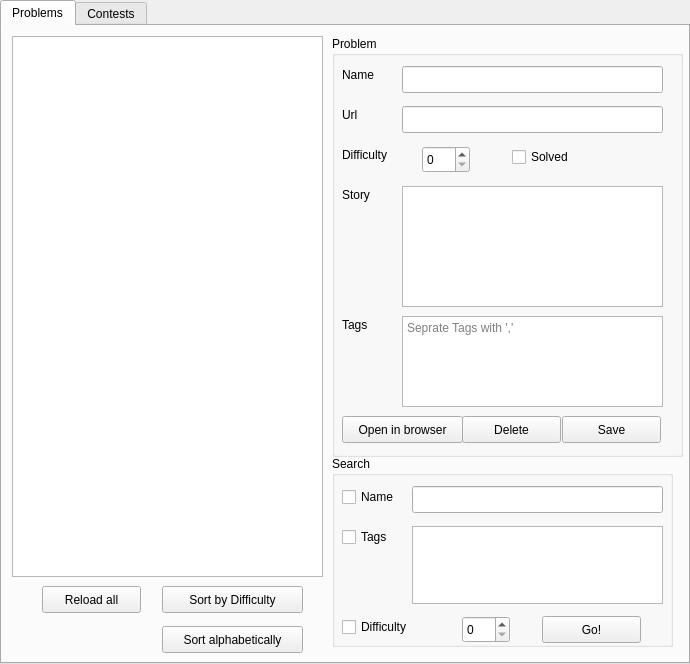
<?xml version="1.0" encoding="UTF-8"?>
<ui version="4.0">
 <class>TabWidget</class>
 <widget class="QTabWidget" name="TabWidget">
  <property name="geometry">
   <rect>
    <x>0</x>
    <y>0</y>
    <width>690</width>
    <height>664</height>
   </rect>
  </property>
  <property name="windowTitle">
   <string>ProblemArchive</string>
  </property>
  <property name="tabPosition">
   <enum>QTabWidget::North</enum>
  </property>
  <property name="tabShape">
   <enum>QTabWidget::Rounded</enum>
  </property>
  <property name="currentIndex">
   <number>0</number>
  </property>
  <widget class="QWidget" name="problem_tab">
   <attribute name="title">
    <string>Problems</string>
   </attribute>
   <widget class="QGroupBox" name="groupBox">
    <property name="geometry">
     <rect>
      <x>330</x>
      <y>430</y>
      <width>341</width>
      <height>191</height>
     </rect>
    </property>
    <property name="title">
     <string>Search</string>
    </property>
    <widget class="QLineEdit" name="p_search_name">
     <property name="geometry">
      <rect>
       <x>80</x>
       <y>30</y>
       <width>251</width>
       <height>27</height>
      </rect>
     </property>
    </widget>
    <widget class="QPlainTextEdit" name="p_search_tags">
     <property name="geometry">
      <rect>
       <x>80</x>
       <y>70</y>
       <width>251</width>
       <height>78</height>
      </rect>
     </property>
    </widget>
    <widget class="QCheckBox" name="p_check_name">
     <property name="geometry">
      <rect>
       <x>10</x>
       <y>30</y>
       <width>71</width>
       <height>22</height>
      </rect>
     </property>
     <property name="text">
      <string>Name</string>
     </property>
    </widget>
    <widget class="QCheckBox" name="p_check_diff">
     <property name="geometry">
      <rect>
       <x>10</x>
       <y>160</y>
       <width>97</width>
       <height>22</height>
      </rect>
     </property>
     <property name="text">
      <string>Difficulty</string>
     </property>
    </widget>
    <widget class="QCheckBox" name="p_check_tags">
     <property name="geometry">
      <rect>
       <x>10</x>
       <y>70</y>
       <width>61</width>
       <height>22</height>
      </rect>
     </property>
     <property name="text">
      <string>Tags</string>
     </property>
    </widget>
    <widget class="QSpinBox" name="p_search_diff">
     <property name="geometry">
      <rect>
       <x>130</x>
       <y>160</y>
       <width>48</width>
       <height>27</height>
      </rect>
     </property>
    </widget>
    <widget class="QPushButton" name="go">
     <property name="geometry">
      <rect>
       <x>210</x>
       <y>160</y>
       <width>99</width>
       <height>27</height>
      </rect>
     </property>
     <property name="text">
      <string>Go!</string>
     </property>
    </widget>
   </widget>
   <widget class="QGroupBox" name="groupBox_2">
    <property name="geometry">
     <rect>
      <x>330</x>
      <y>10</y>
      <width>351</width>
      <height>421</height>
     </rect>
    </property>
    <property name="title">
     <string>Problem</string>
    </property>
    <widget class="QLineEdit" name="p_name">
     <property name="geometry">
      <rect>
       <x>70</x>
       <y>30</y>
       <width>261</width>
       <height>27</height>
      </rect>
     </property>
    </widget>
    <widget class="QLineEdit" name="p_url">
     <property name="geometry">
      <rect>
       <x>70</x>
       <y>70</y>
       <width>261</width>
       <height>27</height>
      </rect>
     </property>
    </widget>
    <widget class="QSpinBox" name="p_diff">
     <property name="geometry">
      <rect>
       <x>90</x>
       <y>110</y>
       <width>48</width>
       <height>27</height>
      </rect>
     </property>
    </widget>
    <widget class="QPlainTextEdit" name="p_story">
     <property name="geometry">
      <rect>
       <x>70</x>
       <y>150</y>
       <width>261</width>
       <height>121</height>
      </rect>
     </property>
    </widget>
    <widget class="QPlainTextEdit" name="p_tags">
     <property name="geometry">
      <rect>
       <x>70</x>
       <y>280</y>
       <width>261</width>
       <height>91</height>
      </rect>
     </property>
     <property name="placeholderText">
      <string>Seprate Tags with ','</string>
     </property>
    </widget>
    <widget class="QPushButton" name="p_open">
     <property name="geometry">
      <rect>
       <x>10</x>
       <y>380</y>
       <width>121</width>
       <height>27</height>
      </rect>
     </property>
     <property name="text">
      <string>Open in browser</string>
     </property>
    </widget>
    <widget class="QPushButton" name="p_delet">
     <property name="geometry">
      <rect>
       <x>130</x>
       <y>380</y>
       <width>99</width>
       <height>27</height>
      </rect>
     </property>
     <property name="text">
      <string>Delete</string>
     </property>
    </widget>
    <widget class="QPushButton" name="p_save">
     <property name="geometry">
      <rect>
       <x>230</x>
       <y>380</y>
       <width>99</width>
       <height>27</height>
      </rect>
     </property>
     <property name="text">
      <string>Save</string>
     </property>
    </widget>
    <widget class="QLabel" name="label">
     <property name="geometry">
      <rect>
       <x>10</x>
       <y>30</y>
       <width>67</width>
       <height>17</height>
      </rect>
     </property>
     <property name="text">
      <string>Name</string>
     </property>
    </widget>
    <widget class="QLabel" name="label_2">
     <property name="geometry">
      <rect>
       <x>10</x>
       <y>70</y>
       <width>67</width>
       <height>17</height>
      </rect>
     </property>
     <property name="text">
      <string>Url</string>
     </property>
    </widget>
    <widget class="QLabel" name="label_3">
     <property name="geometry">
      <rect>
       <x>10</x>
       <y>110</y>
       <width>67</width>
       <height>17</height>
      </rect>
     </property>
     <property name="text">
      <string>Difficulty</string>
     </property>
    </widget>
    <widget class="QLabel" name="label_4">
     <property name="geometry">
      <rect>
       <x>10</x>
       <y>150</y>
       <width>67</width>
       <height>17</height>
      </rect>
     </property>
     <property name="text">
      <string>Story</string>
     </property>
    </widget>
    <widget class="QLabel" name="label_5">
     <property name="geometry">
      <rect>
       <x>10</x>
       <y>280</y>
       <width>67</width>
       <height>17</height>
      </rect>
     </property>
     <property name="text">
      <string>Tags</string>
     </property>
    </widget>
    <widget class="QCheckBox" name="p_solved">
     <property name="geometry">
      <rect>
       <x>180</x>
       <y>110</y>
       <width>97</width>
       <height>22</height>
      </rect>
     </property>
     <property name="text">
      <string>Solved</string>
     </property>
    </widget>
   </widget>
   <widget class="QPushButton" name="p_reload">
    <property name="geometry">
     <rect>
      <x>40</x>
      <y>560</y>
      <width>99</width>
      <height>27</height>
     </rect>
    </property>
    <property name="text">
     <string>Reload all</string>
    </property>
   </widget>
   <widget class="QPushButton" name="p_sort_diff">
    <property name="geometry">
     <rect>
      <x>160</x>
      <y>560</y>
      <width>141</width>
      <height>27</height>
     </rect>
    </property>
    <property name="text">
     <string>Sort by Difficulty</string>
    </property>
   </widget>
   <widget class="QPushButton" name="p_sort_alpha">
    <property name="geometry">
     <rect>
      <x>160</x>
      <y>600</y>
      <width>141</width>
      <height>27</height>
     </rect>
    </property>
    <property name="text">
     <string>Sort alphabetically</string>
    </property>
   </widget>
   <widget class="QListWidget" name="problem_list_view">
    <property name="geometry">
     <rect>
      <x>10</x>
      <y>10</y>
      <width>311</width>
      <height>541</height>
     </rect>
    </property>
   </widget>
  </widget>
  <widget class="QWidget" name="contest_tab">
   <attribute name="title">
    <string>Contests</string>
   </attribute>
   <widget class="QListWidget" name="contest_list_view">
    <property name="geometry">
     <rect>
      <x>10</x>
      <y>10</y>
      <width>301</width>
      <height>351</height>
     </rect>
    </property>
   </widget>
   <widget class="QGroupBox" name="groupBox_3">
    <property name="geometry">
     <rect>
      <x>330</x>
      <y>10</y>
      <width>341</width>
      <height>611</height>
     </rect>
    </property>
    <property name="title">
     <string>Contest</string>
    </property>
    <widget class="QPushButton" name="c_open">
     <property name="geometry">
      <rect>
       <x>188</x>
       <y>110</y>
       <width>121</width>
       <height>27</height>
      </rect>
     </property>
     <property name="text">
      <string>Open in browser</string>
     </property>
    </widget>
    <widget class="QSpinBox" name="c_diff">
     <property name="geometry">
      <rect>
       <x>90</x>
       <y>110</y>
       <width>48</width>
       <height>27</height>
      </rect>
     </property>
    </widget>
    <widget class="QLineEdit" name="c_name">
     <property name="geometry">
      <rect>
       <x>70</x>
       <y>30</y>
       <width>261</width>
       <height>27</height>
      </rect>
     </property>
    </widget>
    <widget class="QLineEdit" name="c_url">
     <property name="geometry">
      <rect>
       <x>70</x>
       <y>70</y>
       <width>261</width>
       <height>27</height>
      </rect>
     </property>
    </widget>
    <widget class="QPlainTextEdit" name="c_tags">
     <property name="geometry">
      <rect>
       <x>70</x>
       <y>150</y>
       <width>261</width>
       <height>91</height>
      </rect>
     </property>
     <property name="placeholderText">
      <string>Seprate Tags with ','</string>
     </property>
    </widget>
    <widget class="QListView" name="c_problems">
     <property name="geometry">
      <rect>
       <x>80</x>
       <y>260</y>
       <width>251</width>
       <height>251</height>
      </rect>
     </property>
    </widget>
    <widget class="QComboBox" name="problem_combo">
     <property name="geometry">
      <rect>
       <x>10</x>
       <y>520</y>
       <width>151</width>
       <height>27</height>
      </rect>
     </property>
    </widget>
    <widget class="QPushButton" name="c_addp">
     <property name="geometry">
      <rect>
       <x>170</x>
       <y>520</y>
       <width>71</width>
       <height>27</height>
      </rect>
     </property>
     <property name="text">
      <string>Add</string>
     </property>
    </widget>
    <widget class="QPushButton" name="c_delete_p">
     <property name="geometry">
      <rect>
       <x>238</x>
       <y>520</y>
       <width>91</width>
       <height>27</height>
      </rect>
     </property>
     <property name="text">
      <string>Delete</string>
     </property>
    </widget>
    <widget class="QPushButton" name="c_delete">
     <property name="geometry">
      <rect>
       <x>20</x>
       <y>560</y>
       <width>99</width>
       <height>27</height>
      </rect>
     </property>
     <property name="text">
      <string>Delete</string>
     </property>
    </widget>
    <widget class="QPushButton" name="c_save">
     <property name="geometry">
      <rect>
       <x>130</x>
       <y>560</y>
       <width>99</width>
       <height>27</height>
      </rect>
     </property>
     <property name="text">
      <string>Save</string>
     </property>
    </widget>
    <widget class="QLabel" name="label_6">
     <property name="geometry">
      <rect>
       <x>10</x>
       <y>30</y>
       <width>67</width>
       <height>17</height>
      </rect>
     </property>
     <property name="text">
      <string>Name</string>
     </property>
    </widget>
    <widget class="QLabel" name="label_7">
     <property name="geometry">
      <rect>
       <x>10</x>
       <y>70</y>
       <width>67</width>
       <height>17</height>
      </rect>
     </property>
     <property name="text">
      <string>Url</string>
     </property>
    </widget>
    <widget class="QLabel" name="label_8">
     <property name="geometry">
      <rect>
       <x>10</x>
       <y>110</y>
       <width>67</width>
       <height>17</height>
      </rect>
     </property>
     <property name="text">
      <string>Difficulty</string>
     </property>
    </widget>
    <widget class="QLabel" name="label_9">
     <property name="geometry">
      <rect>
       <x>10</x>
       <y>150</y>
       <width>67</width>
       <height>17</height>
      </rect>
     </property>
     <property name="text">
      <string>Tags</string>
     </property>
    </widget>
    <widget class="QLabel" name="label_10">
     <property name="geometry">
      <rect>
       <x>10</x>
       <y>260</y>
       <width>71</width>
       <height>17</height>
      </rect>
     </property>
     <property name="text">
      <string>Problems</string>
     </property>
    </widget>
   </widget>
   <widget class="QGroupBox" name="groupBox_4">
    <property name="geometry">
     <rect>
      <x>10</x>
      <y>430</y>
      <width>311</width>
      <height>191</height>
     </rect>
    </property>
    <property name="title">
     <string>Search</string>
    </property>
    <widget class="QLineEdit" name="c_search_name">
     <property name="geometry">
      <rect>
       <x>80</x>
       <y>30</y>
       <width>221</width>
       <height>27</height>
      </rect>
     </property>
    </widget>
    <widget class="QPlainTextEdit" name="c_search_tags">
     <property name="geometry">
      <rect>
       <x>80</x>
       <y>70</y>
       <width>221</width>
       <height>78</height>
      </rect>
     </property>
    </widget>
    <widget class="QCheckBox" name="c_check_name">
     <property name="geometry">
      <rect>
       <x>10</x>
       <y>30</y>
       <width>71</width>
       <height>22</height>
      </rect>
     </property>
     <property name="text">
      <string>Name</string>
     </property>
    </widget>
    <widget class="QCheckBox" name="c_check_diff">
     <property name="geometry">
      <rect>
       <x>10</x>
       <y>160</y>
       <width>97</width>
       <height>22</height>
      </rect>
     </property>
     <property name="text">
      <string>Difficulty</string>
     </property>
    </widget>
    <widget class="QCheckBox" name="c_check_tags">
     <property name="geometry">
      <rect>
       <x>10</x>
       <y>70</y>
       <width>61</width>
       <height>22</height>
      </rect>
     </property>
     <property name="text">
      <string>Tags</string>
     </property>
    </widget>
    <widget class="QSpinBox" name="c_search_diff">
     <property name="geometry">
      <rect>
       <x>130</x>
       <y>160</y>
       <width>48</width>
       <height>27</height>
      </rect>
     </property>
    </widget>
    <widget class="QPushButton" name="c_go">
     <property name="geometry">
      <rect>
       <x>200</x>
       <y>160</y>
       <width>99</width>
       <height>27</height>
      </rect>
     </property>
     <property name="text">
      <string>Go!</string>
     </property>
    </widget>
   </widget>
   <widget class="QPushButton" name="c_sort_diff">
    <property name="geometry">
     <rect>
      <x>170</x>
      <y>370</y>
      <width>141</width>
      <height>27</height>
     </rect>
    </property>
    <property name="text">
     <string>Sort by Difficulty</string>
    </property>
   </widget>
   <widget class="QPushButton" name="c_sort_alpha">
    <property name="geometry">
     <rect>
      <x>20</x>
      <y>370</y>
      <width>141</width>
      <height>27</height>
     </rect>
    </property>
    <property name="text">
     <string>Sort alphabetically</string>
    </property>
   </widget>
   <widget class="QPushButton" name="c_reload">
    <property name="geometry">
     <rect>
      <x>110</x>
      <y>400</y>
      <width>99</width>
      <height>27</height>
     </rect>
    </property>
    <property name="text">
     <string>Reload all</string>
    </property>
   </widget>
  </widget>
 </widget>
 <resources/>
 <connections/>
</ui>
